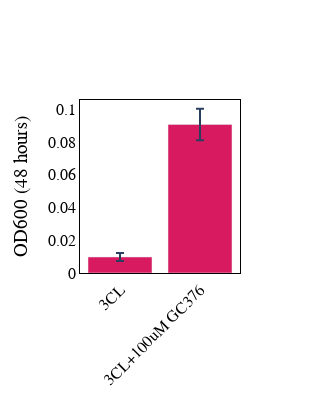

Source (notebook cell):
### Code cell
fig = go.Figure()
gc = end_data.loc[[4, 7]]
gc = gc.drop('Avg', axis = 1)
gc = gc.set_index('Condition')
gc_summary = pd.DataFrame(gc.std(axis = 1), columns = ['std'])
gc_summary['mean'] = gc.mean(axis = 1)
gc_summary['variant'] = ['3CL', '3CL+100uM GC376']

fig.add_trace(go.Bar(x = gc_summary['variant'], y =gc_summary['mean'],
                     marker_color = '#D81B60',
                    error_y=dict(
            type='data', # value of error bar given in data coordinates
            array=gc_summary['std'],
            visible=True)))

fig.update_xaxes(showline=True, linewidth=1, linecolor='black', mirror=True,
                showgrid=False, tickangle=-45)
fig.update_yaxes(showline=True, linewidth=1, linecolor='black', mirror=True,
                showgrid=False)
fig.update_layout(
    yaxis_title="OD600 (48 hours)",
    paper_bgcolor='rgba(255,255,255,100)',
    plot_bgcolor='rgba(255,255,255,100)',
    font=dict(family="Arial",
                    size=16,
                    color="#020202"
                    ),
    height=400,
    width = 300,
    )
fig.show()
fig.write_image(fig_folder+"Fig1C_bar.pdf")

### Figure 1 — Plotly figure (JSON) as saved in the notebook; plotly's stock layout.template omitted (floating-point values rounded to 4 significant figures)
{"data": [{"error_y": {"array": [0.002426, 0.009619], "type": "data", "visible": true}, "marker": {"color": "#D81B60"}, "type": "bar", "x": ["3CL", "3CL+100uM GC376"], "y": [0.009775, 0.09075]}], "layout": {"font": {"color": "#020202", "family": "Arial", "size": 16}, "height": 400, "paper_bgcolor": "rgba(255,255,255,100)", "plot_bgcolor": "rgba(255,255,255,100)", "width": 300, "xaxis": {"linecolor": "black", "linewidth": 1, "mirror": true, "showgrid": false, "showline": true, "tickangle": -45}, "yaxis": {"linecolor": "black", "linewidth": 1, "mirror": true, "showgrid": false, "showline": true, "title": {"text": "OD600 (48 hours)"}}}}
